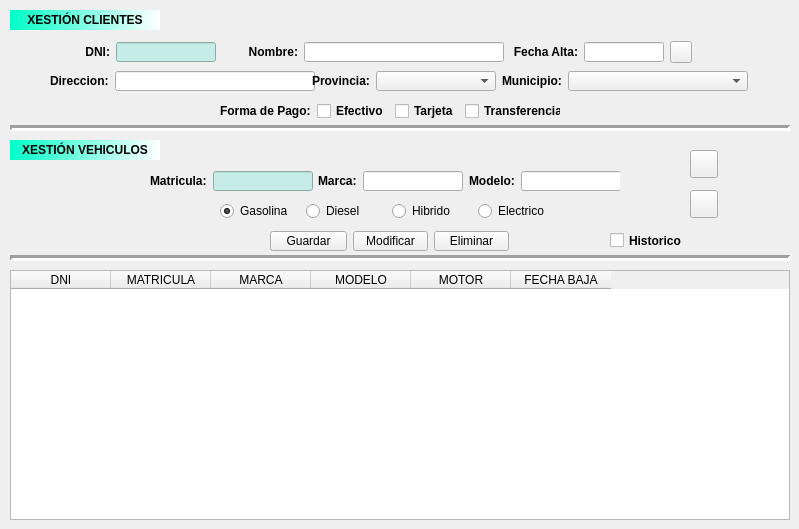
    <widget class="QWidget" name="tab">
     <attribute name="title">
      <string>Clientes</string>
     </attribute>
     <widget class="QPushButton" name="btnBuscacli">
      <property name="geometry">
       <rect>
        <x>690</x>
        <y>150</y>
        <width>28</width>
        <height>28</height>
       </rect>
      </property>
      <property name="minimumSize">
       <size>
        <width>28</width>
        <height>28</height>
       </size>
      </property>
      <property name="maximumSize">
       <size>
        <width>28</width>
        <height>28</height>
       </size>
      </property>
      <property name="text">
       <string/>
      </property>
      <property name="icon">
       <iconset>
        <normaloff>img/lupa.png</normaloff>img/lupa.png</iconset>
      </property>
      <property name="iconSize">
       <size>
        <width>20</width>
        <height>20</height>
       </size>
      </property>
     </widget>
     <widget class="QLabel" name="lblTituloCli">
      <property name="geometry">
       <rect>
        <x>10</x>
        <y>10</y>
        <width>150</width>
        <height>20</height>
       </rect>
      </property>
      <property name="minimumSize">
       <size>
        <width>150</width>
        <height>20</height>
       </size>
      </property>
      <property name="maximumSize">
       <size>
        <width>150</width>
        <height>20</height>
       </size>
      </property>
      <property name="font">
       <font>
        <pointsize>9</pointsize>
        <weight>75</weight>
        <bold>true</bold>
       </font>
      </property>
      <property name="autoFillBackground">
       <bool>false</bool>
      </property>
      <property name="styleSheet">
       <string notr="true">background-color: qlineargradient(spread:pad, x1:0, y1:0, x2:1, y2:0, stop:0 rgba(0, 255, 200, 255), stop:1 rgba(255, 255, 255, 255));</string>
      </property>
      <property name="text">
       <string>XESTIÓN CLIENTES</string>
      </property>
      <property name="alignment">
       <set>Qt::AlignCenter</set>
      </property>
     </widget>
     <widget class="QWidget" name="layoutWidget">
      <property name="geometry">
       <rect>
        <x>80</x>
        <y>40</y>
        <width>614</width>
        <height>24</height>
       </rect>
      </property>
      <layout class="QHBoxLayout" name="horizontalLayout">
       <item>
        <widget class="QLabel" name="lblDni">
         <property name="minimumSize">
          <size>
           <width>30</width>
           <height>20</height>
          </size>
         </property>
         <property name="maximumSize">
          <size>
           <width>30</width>
           <height>20</height>
          </size>
         </property>
         <property name="font">
          <font>
           <pointsize>9</pointsize>
           <weight>75</weight>
           <bold>true</bold>
          </font>
         </property>
         <property name="text">
          <string>DNI:</string>
         </property>
         <property name="alignment">
          <set>Qt::AlignRight|Qt::AlignTrailing|Qt::AlignVCenter</set>
         </property>
        </widget>
       </item>
       <item>
        <widget class="QLineEdit" name="txtDni">
         <property name="minimumSize">
          <size>
           <width>100</width>
           <height>20</height>
          </size>
         </property>
         <property name="maximumSize">
          <size>
           <width>100</width>
           <height>20</height>
          </size>
         </property>
         <property name="styleSheet">
          <string notr="true">background-color: rgb(197, 236, 230);</string>
         </property>
        </widget>
       </item>
       <item>
        <widget class="QLabel" name="lblValidarDni">
         <property name="minimumSize">
          <size>
           <width>20</width>
           <height>20</height>
          </size>
         </property>
         <property name="maximumSize">
          <size>
           <width>20</width>
           <height>20</height>
          </size>
         </property>
         <property name="font">
          <font>
           <weight>75</weight>
           <bold>true</bold>
          </font>
         </property>
         <property name="text">
          <string/>
         </property>
        </widget>
       </item>
       <item>
        <widget class="QLabel" name="lblNombre">
         <property name="minimumSize">
          <size>
           <width>50</width>
           <height>20</height>
          </size>
         </property>
         <property name="maximumSize">
          <size>
           <width>50</width>
           <height>20</height>
          </size>
         </property>
         <property name="font">
          <font>
           <pointsize>9</pointsize>
           <weight>75</weight>
           <bold>true</bold>
          </font>
         </property>
         <property name="text">
          <string>Nombre:</string>
         </property>
         <property name="alignment">
          <set>Qt::AlignRight|Qt::AlignTrailing|Qt::AlignVCenter</set>
         </property>
        </widget>
       </item>
       <item>
        <widget class="QLineEdit" name="txtNombre">
         <property name="minimumSize">
          <size>
           <width>200</width>
           <height>20</height>
          </size>
         </property>
         <property name="maximumSize">
          <size>
           <width>200</width>
           <height>20</height>
          </size>
         </property>
        </widget>
       </item>
       <item>
        <widget class="QLabel" name="lblFechaltacli">
         <property name="minimumSize">
          <size>
           <width>68</width>
           <height>20</height>
          </size>
         </property>
         <property name="maximumSize">
          <size>
           <width>68</width>
           <height>20</height>
          </size>
         </property>
         <property name="font">
          <font>
           <pointsize>9</pointsize>
           <weight>75</weight>
           <bold>true</bold>
          </font>
         </property>
         <property name="text">
          <string>Fecha Alta:</string>
         </property>
         <property name="alignment">
          <set>Qt::AlignRight|Qt::AlignTrailing|Qt::AlignVCenter</set>
         </property>
        </widget>
       </item>
       <item>
        <widget class="QLineEdit" name="txtFechaltacli">
         <property name="minimumSize">
          <size>
           <width>80</width>
           <height>20</height>
          </size>
         </property>
         <property name="maximumSize">
          <size>
           <width>80</width>
           <height>20</height>
          </size>
         </property>
         <property name="alignment">
          <set>Qt::AlignCenter</set>
         </property>
        </widget>
       </item>
       <item>
        <widget class="QPushButton" name="btnFechaltacli">
         <property name="minimumSize">
          <size>
           <width>22</width>
           <height>22</height>
          </size>
         </property>
         <property name="maximumSize">
          <size>
           <width>22</width>
           <height>22</height>
          </size>
         </property>
         <property name="text">
          <string/>
         </property>
         <property name="icon">
          <iconset>
           <normaloff>../../../../../.designer/backup/img/calendar.png</normaloff>../../../../../.designer/backup/img/calendar.png</iconset>
         </property>
         <property name="iconSize">
          <size>
           <width>19</width>
           <height>19</height>
          </size>
         </property>
        </widget>
       </item>
      </layout>
     </widget>
     <widget class="QWidget" name="layoutWidget_2">
      <property name="geometry">
       <rect>
        <x>220</x>
        <y>200</y>
        <width>340</width>
        <height>22</height>
       </rect>
      </property>
      <layout class="QHBoxLayout" name="horizontalLayout_4">
       <item>
        <widget class="QRadioButton" name="rbtGasolina">
         <property name="minimumSize">
          <size>
           <width>80</width>
           <height>20</height>
          </size>
         </property>
         <property name="maximumSize">
          <size>
           <width>80</width>
           <height>20</height>
          </size>
         </property>
         <property name="text">
          <string>Gasolina</string>
         </property>
         <property name="checked">
          <bool>true</bool>
         </property>
        </widget>
       </item>
       <item>
        <widget class="QRadioButton" name="rbtDiesel">
         <property name="minimumSize">
          <size>
           <width>80</width>
           <height>20</height>
          </size>
         </property>
         <property name="maximumSize">
          <size>
           <width>80</width>
           <height>20</height>
          </size>
         </property>
         <property name="text">
          <string>Diesel</string>
         </property>
        </widget>
       </item>
       <item>
        <widget class="QRadioButton" name="rbtHibrido">
         <property name="minimumSize">
          <size>
           <width>80</width>
           <height>20</height>
          </size>
         </property>
         <property name="maximumSize">
          <size>
           <width>80</width>
           <height>20</height>
          </size>
         </property>
         <property name="text">
          <string>Hibrido</string>
         </property>
        </widget>
       </item>
       <item>
        <widget class="QRadioButton" name="rbtElectrico">
         <property name="minimumSize">
          <size>
           <width>80</width>
           <height>20</height>
          </size>
         </property>
         <property name="maximumSize">
          <size>
           <width>80</width>
           <height>20</height>
          </size>
         </property>
         <property name="text">
          <string>Electrico</string>
         </property>
        </widget>
       </item>
      </layout>
     </widget>
     <widget class="Line" name="line_2">
      <property name="geometry">
       <rect>
        <x>10</x>
        <y>250</y>
        <width>780</width>
        <height>16</height>
       </rect>
      </property>
      <property name="lineWidth">
       <number>3</number>
      </property>
      <property name="orientation">
       <enum>Qt::Horizontal</enum>
      </property>
     </widget>
     <widget class="QPushButton" name="btnLimpiacli">
      <property name="geometry">
       <rect>
        <x>690</x>
        <y>190</y>
        <width>28</width>
        <height>28</height>
       </rect>
      </property>
      <property name="minimumSize">
       <size>
        <width>28</width>
        <height>28</height>
       </size>
      </property>
      <property name="maximumSize">
       <size>
        <width>28</width>
        <height>28</height>
       </size>
      </property>
      <property name="text">
       <string/>
      </property>
      <property name="icon">
       <iconset>
        <normaloff>img/papelera.png</normaloff>img/papelera.png</iconset>
      </property>
      <property name="iconSize">
       <size>
        <width>20</width>
        <height>20</height>
       </size>
      </property>
     </widget>
     <widget class="QWidget" name="layoutWidget_3">
      <property name="geometry">
       <rect>
        <x>270</x>
        <y>230</y>
        <width>239</width>
        <height>22</height>
       </rect>
      </property>
      <layout class="QHBoxLayout" name="horizontalLayout_5">
       <item>
        <widget class="QPushButton" name="btnGuardacli">
         <property name="minimumSize">
          <size>
           <width>75</width>
           <height>20</height>
          </size>
         </property>
         <property name="maximumSize">
          <size>
           <width>275</width>
           <height>20</height>
          </size>
         </property>
         <property name="text">
          <string>Guardar</string>
         </property>
        </widget>
       </item>
       <item>
        <widget class="QPushButton" name="btnModifcli">
         <property name="minimumSize">
          <size>
           <width>75</width>
           <height>20</height>
          </size>
         </property>
         <property name="maximumSize">
          <size>
           <width>75</width>
           <height>20</height>
          </size>
         </property>
         <property name="text">
          <string>Modificar</string>
         </property>
        </widget>
       </item>
       <item>
        <widget class="QPushButton" name="btnBorracli">
         <property name="minimumSize">
          <size>
           <width>75</width>
           <height>20</height>
          </size>
         </property>
         <property name="maximumSize">
          <size>
           <width>75</width>
           <height>20</height>
          </size>
         </property>
         <property name="text">
          <string>Eliminar</string>
         </property>
        </widget>
       </item>
      </layout>
     </widget>
     <widget class="QTableWidget" name="tabClientes">
      <property name="geometry">
       <rect>
        <x>10</x>
        <y>270</y>
        <width>780</width>
        <height>250</height>
       </rect>
      </property>
      <property name="minimumSize">
       <size>
        <width>780</width>
        <height>250</height>
       </size>
      </property>
      <property name="maximumSize">
       <size>
        <width>780</width>
        <height>250</height>
       </size>
      </property>
      <property name="alternatingRowColors">
       <bool>true</bool>
      </property>
      <property name="selectionMode">
       <enum>QAbstractItemView::ExtendedSelection</enum>
      </property>
      <property name="selectionBehavior">
       <enum>QAbstractItemView::SelectRows</enum>
      </property>
      <column>
       <property name="text">
        <string>DNI</string>
       </property>
      </column>
      <column>
       <property name="text">
        <string>MATRICULA</string>
       </property>
      </column>
      <column>
       <property name="text">
        <string>MARCA</string>
       </property>
      </column>
      <column>
       <property name="text">
        <string>MODELO</string>
       </property>
      </column>
      <column>
       <property name="text">
        <string>MOTOR</string>
       </property>
      </column>
      <column>
       <property name="text">
        <string>FECHA BAJA</string>
       </property>
      </column>
     </widget>
     <widget class="QWidget" name="layoutWidget_4">
      <property name="geometry">
       <rect>
        <x>50</x>
        <y>70</y>
        <width>698</width>
        <height>22</height>
       </rect>
      </property>
      <layout class="QHBoxLayout" name="horizontalLayout_2">
       <item>
        <widget class="QLabel" name="lblDirCli">
         <property name="font">
          <font>
           <weight>75</weight>
           <bold>true</bold>
          </font>
         </property>
         <property name="text">
          <string>Direccion:</string>
         </property>
        </widget>
       </item>
       <item>
        <widget class="QLineEdit" name="txtDirCli">
         <property name="minimumSize">
          <size>
           <width>200</width>
           <height>20</height>
          </size>
         </property>
         <property name="maximumSize">
          <size>
           <width>200</width>
           <height>20</height>
          </size>
         </property>
        </widget>
       </item>
       <item>
        <widget class="QLabel" name="lblProvCli">
         <property name="font">
          <font>
           <weight>75</weight>
           <bold>true</bold>
          </font>
         </property>
         <property name="text">
          <string>Provincia:</string>
         </property>
        </widget>
       </item>
       <item>
        <widget class="QComboBox" name="cmbProcli">
         <property name="minimumSize">
          <size>
           <width>120</width>
           <height>20</height>
          </size>
         </property>
         <property name="maximumSize">
          <size>
           <width>120</width>
           <height>20</height>
          </size>
         </property>
        </widget>
       </item>
       <item>
        <widget class="QLabel" name="lblMuniCli">
         <property name="font">
          <font>
           <weight>75</weight>
           <bold>true</bold>
          </font>
         </property>
         <property name="text">
          <string>Municipio:</string>
         </property>
        </widget>
       </item>
       <item>
        <widget class="QComboBox" name="cmbMunicli">
         <property name="minimumSize">
          <size>
           <width>180</width>
           <height>20</height>
          </size>
         </property>
         <property name="maximumSize">
          <size>
           <width>180</width>
           <height>20</height>
          </size>
         </property>
        </widget>
       </item>
      </layout>
     </widget>
     <widget class="QWidget" name="layoutWidget_5">
      <property name="geometry">
       <rect>
        <x>150</x>
        <y>170</y>
        <width>470</width>
        <height>22</height>
       </rect>
      </property>
      <layout class="QHBoxLayout" name="horizontalLayout_3">
       <item>
        <widget class="QLabel" name="lblMatricCli">
         <property name="font">
          <font>
           <weight>75</weight>
           <bold>true</bold>
          </font>
         </property>
         <property name="text">
          <string>Matricula:</string>
         </property>
        </widget>
       </item>
       <item>
        <widget class="QLineEdit" name="txtMatricula">
         <property name="minimumSize">
          <size>
           <width>100</width>
           <height>20</height>
          </size>
         </property>
         <property name="maximumSize">
          <size>
           <width>100</width>
           <height>20</height>
          </size>
         </property>
         <property name="styleSheet">
          <string notr="true">background-color: rgb(197, 236, 230);</string>
         </property>
        </widget>
       </item>
       <item>
        <widget class="QLabel" name="lblMarca">
         <property name="font">
          <font>
           <weight>75</weight>
           <bold>true</bold>
          </font>
         </property>
         <property name="text">
          <string>Marca:</string>
         </property>
        </widget>
       </item>
       <item>
        <widget class="QLineEdit" name="txtMarca">
         <property name="minimumSize">
          <size>
           <width>100</width>
           <height>20</height>
          </size>
         </property>
         <property name="maximumSize">
          <size>
           <width>100</width>
           <height>20</height>
          </size>
         </property>
        </widget>
       </item>
       <item>
        <widget class="QLabel" name="lblModelo">
         <property name="font">
          <font>
           <weight>75</weight>
           <bold>true</bold>
          </font>
         </property>
         <property name="text">
          <string>Modelo:</string>
         </property>
        </widget>
       </item>
       <item>
        <widget class="QLineEdit" name="txtModelo">
         <property name="minimumSize">
          <size>
           <width>100</width>
           <height>20</height>
          </size>
         </property>
         <property name="maximumSize">
          <size>
           <width>100</width>
           <height>20</height>
          </size>
         </property>
        </widget>
       </item>
      </layout>
     </widget>
     <widget class="QLabel" name="lblCarTit">
      <property name="geometry">
       <rect>
        <x>10</x>
        <y>140</y>
        <width>150</width>
        <height>20</height>
       </rect>
      </property>
      <property name="minimumSize">
       <size>
        <width>150</width>
        <height>20</height>
       </size>
      </property>
      <property name="maximumSize">
       <size>
        <width>150</width>
        <height>20</height>
       </size>
      </property>
      <property name="font">
       <font>
        <pointsize>9</pointsize>
        <weight>75</weight>
        <bold>true</bold>
       </font>
      </property>
      <property name="autoFillBackground">
       <bool>false</bool>
      </property>
      <property name="styleSheet">
       <string notr="true">background-color: qlineargradient(spread:pad, x1:0, y1:0, x2:1, y2:0, stop:0 rgba(0, 255, 200, 255), stop:1 rgba(255, 255, 255, 255));</string>
      </property>
      <property name="text">
       <string>XESTIÓN VEHICULOS</string>
      </property>
      <property name="alignment">
       <set>Qt::AlignCenter</set>
      </property>
     </widget>
     <widget class="QWidget" name="layoutWidget_6">
      <property name="geometry">
       <rect>
        <x>220</x>
        <y>100</y>
        <width>341</width>
        <height>22</height>
       </rect>
      </property>
      <layout class="QHBoxLayout" name="horizontalLayout_6">
       <item>
        <widget class="QLabel" name="lblFormapagoCli">
         <property name="minimumSize">
          <size>
           <width>0</width>
           <height>20</height>
          </size>
         </property>
         <property name="maximumSize">
          <size>
           <width>16777215</width>
           <height>20</height>
          </size>
         </property>
         <property name="font">
          <font>
           <weight>75</weight>
           <bold>true</bold>
          </font>
         </property>
         <property name="text">
          <string>Forma de Pago:</string>
         </property>
        </widget>
       </item>
       <item>
        <widget class="QCheckBox" name="chkEfec">
         <property name="minimumSize">
          <size>
           <width>0</width>
           <height>20</height>
          </size>
         </property>
         <property name="maximumSize">
          <size>
           <width>16777215</width>
           <height>20</height>
          </size>
         </property>
         <property name="font">
          <font>
           <weight>75</weight>
           <bold>true</bold>
          </font>
         </property>
         <property name="text">
          <string>Efectivo</string>
         </property>
        </widget>
       </item>
       <item>
        <widget class="QCheckBox" name="chkTar">
         <property name="minimumSize">
          <size>
           <width>0</width>
           <height>20</height>
          </size>
         </property>
         <property name="maximumSize">
          <size>
           <width>16777215</width>
           <height>20</height>
          </size>
         </property>
         <property name="font">
          <font>
           <weight>75</weight>
           <bold>true</bold>
          </font>
         </property>
         <property name="text">
          <string>Tarjeta</string>
         </property>
        </widget>
       </item>
       <item>
        <widget class="QCheckBox" name="chkTrans">
         <property name="minimumSize">
          <size>
           <width>0</width>
           <height>20</height>
          </size>
         </property>
         <property name="maximumSize">
          <size>
           <width>16777215</width>
           <height>20</height>
          </size>
         </property>
         <property name="font">
          <font>
           <weight>75</weight>
           <bold>true</bold>
          </font>
         </property>
         <property name="text">
          <string>Transferencia</string>
         </property>
        </widget>
       </item>
      </layout>
     </widget>
     <widget class="Line" name="line">
      <property name="geometry">
       <rect>
        <x>10</x>
        <y>120</y>
        <width>780</width>
        <height>16</height>
       </rect>
      </property>
      <property name="lineWidth">
       <number>3</number>
      </property>
      <property name="orientation">
       <enum>Qt::Horizontal</enum>
      </property>
     </widget>
     <widget class="QCheckBox" name="chkHistorico">
      <property name="geometry">
       <rect>
        <x>610</x>
        <y>230</y>
        <width>81</width>
        <height>21</height>
       </rect>
      </property>
      <property name="font">
       <font>
        <weight>75</weight>
        <bold>true</bold>
       </font>
      </property>
      <property name="text">
       <string>Historico</string>
      </property>
     </widget>
    </widget>
